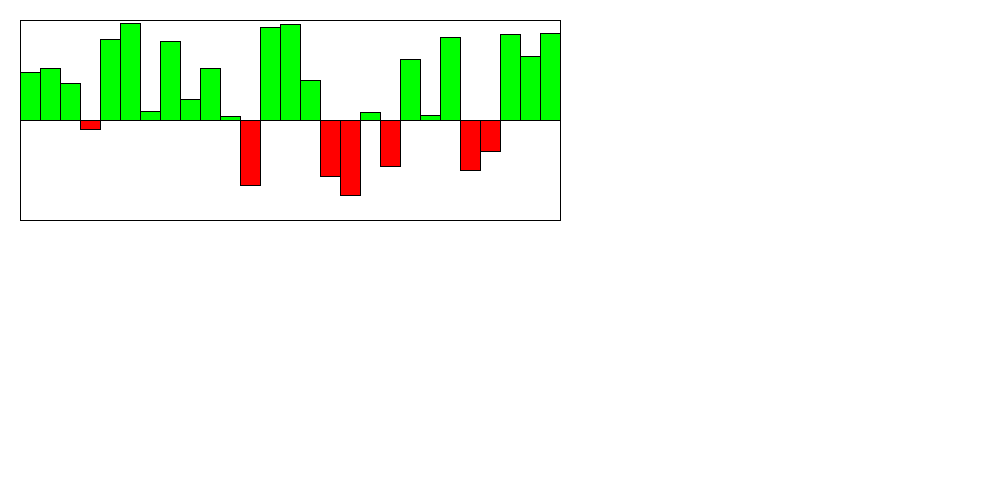
Frame 1 (no input)
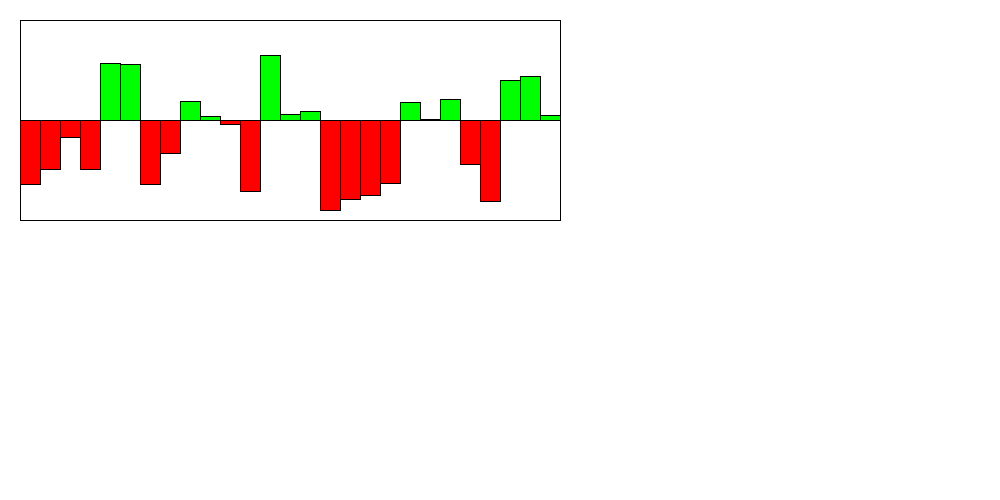
Frame 60 (the mouse pressed at the canvas centre just before this capture)
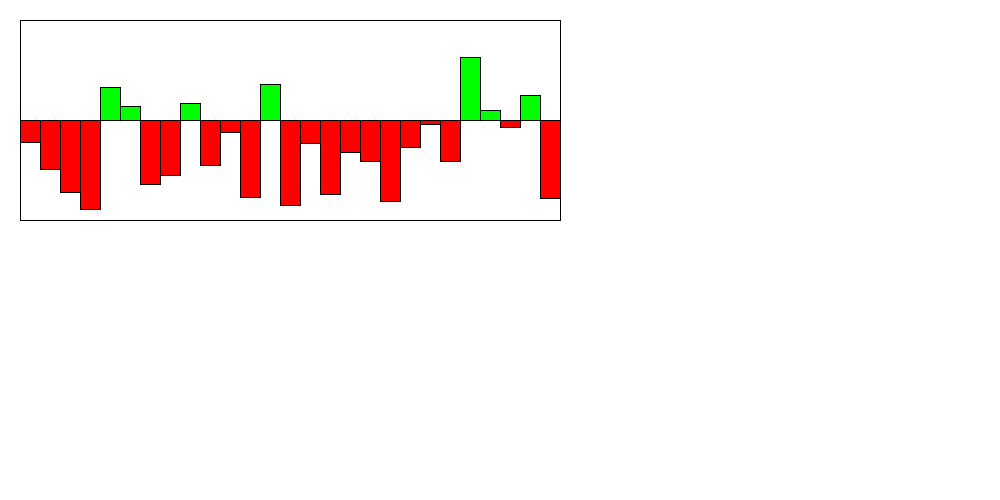
Frame 120 (the mouse held since frame 60 and released just before this capture)

The Processing sketch that drew these frames (run headless with seeded random() and noise(); from frame 60 on, the mouse is pressed at the canvas centre):

// Processing sketch: Section1
// ── Section1.pde
int MAX_VALUE = 100;
int MIN_VALUE = -100;
Visualizer v;

/*You are simulating a visualizer of multiple values
 You need to create a display method first. 
 Then you can make a method that changes the values each time the update is called. 
 */
class Visualizer {
  float x, y;
  float [] values;
  float [] speeds;
  Visualizer(float x, float y) {
    this.x = x;
    this.y = y;
    values = new float[int(random(41)+1)];
    //speeds = new float[10];
    speeds = new float[values.length];
    for (int i = 0; i < values.length; i++) {
      values[i] = random(-99, 99);
      speeds[i] = random(2);
    }
  }

  void display() {
    //draw the bars equally spaced inside this box. 
    //You can assume 10, but it would be even better 
    //if you could modify it to be larger increments.
    fill(255);
    rect(x, y, values.length * 20, 200);
    //This is a 200x400 box.
    //The width of the visualizer is 400! This rect is the border

    //the line is the 0 y-value, the top is 100, the bottom is -100
    line(x, y+100, x+400, y+100);

    //You need to use a loop. You need to make the HEIGHT of the bars 
    //the values in the array.
    //Negative values are red, and go below the line.
    //Positive values are green and go above the line.

    //???WRITE THIS METHOD FIRST!!!
    int space = 0;
    for (float value: values){
      if (value > 0){
        fill(255,0,0);
      }
      else{
        fill(0,255,0);
      }
      
      rect(x+space, y+100, 20, value);
      space += 20;
    }
    
    //THESE ARE WRONG: They just illustrate how they could look
    /*
    fill(255, 0, 0);
    rect(x+40, y+100, 60, 50);
    fill(0, 255, 0);
    rect(x+120, y+50, 60, 50);
    */


    //Width of the visualizer is 400!

  
  }
  void update() {
    //???WRITE THIS METHOD SECOND!!!
    for (int i = 0; i < values.length; i++) {
      values[i] += speeds[i]; //the speed updates the values. Do not touch this.
      //??? keep them values between max/min value so they stay in the box.
      if(values[i] >= MAX_VALUE || values[i] <= MIN_VALUE){
        speeds[i] = -speeds[i];
      }

      //??? reverse the speeds so the bar oscillates up/down when it reaches max/min

      
    }
  }
}

void setup() {
  size(1000, 500);
  v = new Visualizer(20, 20);
}
void draw() {
  background(255);
  v.display();
  v.update();
}
